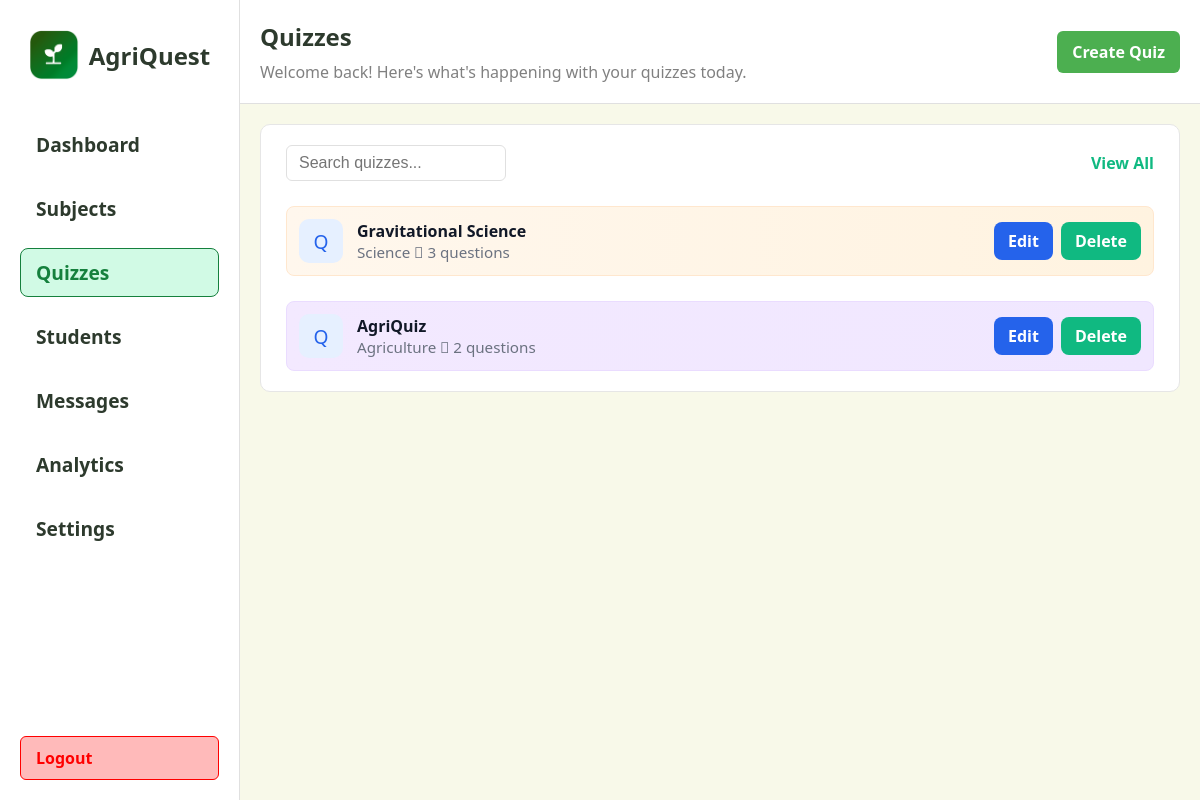
Screenshot of /teacher/quizzes (signed in) with the database file from the repository.
### app/models.py (models this page shows)
class Quiz(db.Model):
	id = db.Column(db.Integer, primary_key=True)
	title = db.Column(db.String(200), nullable=False)
	description = db.Column(db.Text)
	time_limit = db.Column(db.Integer, default=0)  # minutes
	difficulty = db.Column(db.String(50))
	teacher_id = db.Column(db.Integer, db.ForeignKey('teacher.id'), nullable=True)
	subject_id = db.Column(db.Integer, db.ForeignKey('subject.id'), nullable=True)
	questions = db.relationship('Question', backref='quiz', cascade='all, delete-orphan', lazy=True)
	created_at = db.Column(db.DateTime, nullable=False, default=db.func.now())

class Subject(db.Model):
	id = db.Column(db.Integer, primary_key=True)
	name = db.Column(db.String(120), unique=True, nullable=False)
	code = db.Column(db.String(20), unique=True)
	description = db.Column(db.Text)
	category = db.Column(db.String(50))
	grade_level = db.Column(db.String(20))
	quizzes = db.relationship('Quiz', backref='subject', lazy=True)

### app/routes.py (the view)
@main.route("/teacher/quizzes")
def teacher_quizzes():
    from .models import Quiz
    teacher_id = session.get('teacher_id')
    quizzes = []
    if teacher_id:
        quizzes = Quiz.query.filter_by(teacher_id=teacher_id).order_by(Quiz.id.desc()).all()
    return render_template("teacher/quizzes.html", quizzes=quizzes)

### app/templates/teacher/quizzes.html (shortened to what this page needs)
<!DOCTYPE html>
<html lang="en">
  <head>
  </head>
  <body>
    <div class="left">
      {% include 'partials/teacher_sidebar.html' %}
    </div>
    <div class="right">
      <div class="header">
        <div class="header-title">
          <span style="font-size: 1.5rem; font-weight: 700; color: #2d3a2d"
            >Quizzes</span
          >
          <span style="font-size: 1rem; color: grey"
            >Welcome back! Here's what's happening with your quizzes
            today.</span
          >
        </div>
        <div class="header-actions">
          <a href="{{ url_for('main.teacher_create_quiz') }}"
            style="
              padding: 10px 15px;
              border: none;
              border-radius: 6px;
              background-color: #4caf50;
              color: white;
              font-weight: 600;
              text-decoration: none;
            "
          >
            Create Quiz
          </a>
        </div>
      </div>
      <div class="section" style="width: 100%;">
        <div class="available-quizzes" style="width: 100%;">
          <div style="display: flex; justify-content: space-between; align-items: center;">
            <input id="quiz-search" type="text" placeholder="Search quizzes..." style="padding: 8px 12px; border-radius: 6px; border: 1px solid #e0e0e0; font-size: 1rem; width: 220px;" />
            <a style="color: #10b981; text-decoration: none; font-weight: 700">View All</a>
          </div>
          {% if quizzes and quizzes|length > 0 %}
            {% for quiz in quizzes %}
              {% set color_idx = (loop.index0 % 5) + 1 %}
              <div class="quiz-item quiz-color-{{ color_idx }}" data-title="{{ quiz.title|e }}" data-subject="{{ quiz.subject.name if quiz.subject else ''|e }}" style="border-radius: 8px; padding: 12px; display: flex; align-items: center; gap: 14px; margin-top: 10px;">
                <div style="width: 44px; height: 44px; border-radius: 10px; background: #e6f0ff; display: flex; align-items: center; justify-content: center; font-size: 1.2rem; color: #2563eb;">
                  Q
                </div>
                <div style="flex: 1;">
                  <div style="font-weight: 700; color: #111827;">{{ quiz.title }}</div>
                  <div style="color: #6b7280; font-size: 0.95rem;">{{ quiz.subject.name if quiz.subject else 'Unspecified' }}  {{ quiz.questions|length }} questions</div>
                </div>
                <div style="display: flex; gap: 8px;">
                  <a href="{{ url_for('main.teacher_edit_quiz', quiz_id=quiz.id) }}" class="btn blue">Edit</a>
                  <a href="#" class="btn green">Delete</a>
                </div>
              </div>
            {% endfor %}
          {% else %}
            <div style="padding:20px; color:#6b7280;">No quizzes found for your account yet. Click <a href="{{ url_for('main.teacher_create_quiz') }}">Create Quiz</a> to add one.</div>
          {% endif %}
        </div>
      </div>
    </div>
  </body>
</html>

### app/templates/teacher/quizzes.html (style rules this page uses)
* { box-sizing: border-box; margin: 0; padding: 0; }
body { font-family: "Segoe UI", Tahoma, Geneva, Verdana, sans-serif; background: #f8f9e9; min-height: 100vh; display: flex; }
.left { width: 20%; background: white; padding: 20px; display: flex; flex-direction: column; justify-content: space-between; min-height: 100vh; border-right: 1px solid #e0e0e0; }
.right { height: 100vh; width: 80%; overflow-y: scroll; padding-bottom: 20px; }
.header { width: 100%; background-color: #fff; border-bottom: 1px solid #e0e0e0; margin-bottom: 20px; padding: 20px; display: flex; justify-content: space-between; align-items: center; }
.header-title { display: flex; flex-direction: column; gap: 8px; }
.section { display: flex; gap: 20px; padding: 0 20px; margin-top: 20px; }
.available-quizzes { width: 100%; background: white; border-radius: 10px; padding: 20px 25px; border: 1px solid #e6e6e6; display: flex; flex-direction: column; gap: 15px; }
.quiz-item { display: flex; align-items: center; gap: 14px; padding: 12px; border-radius: 8px; background: #fff; border: 1px solid transparent; }
.quiz-color-1 { background: linear-gradient(90deg, #fff7ed, #fff3e0); border: 1px solid #ffe7ce; }
.quiz-color-2 { background: linear-gradient(90deg, #f3e9ff, #f0e7ff); border: 1px solid #eadcff; }
.btn { padding: 8px 14px; border-radius: 8px; border: none; font-weight: 700; text-decoration: none; cursor: pointer; }
.btn.green { background: #10b981; color: #fff; }
.btn.blue { background: #2563eb; color: #fff; }

### rows the page displays
Quiz: title "Gravitational Science", subject "Science", questions|length "3"
Quiz: title "AgriQuiz", subject "Agriculture", questions|length "2"
